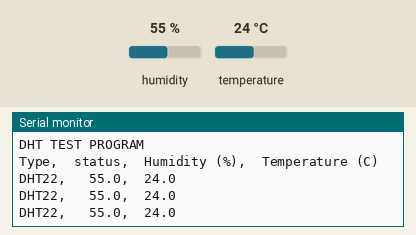
A sketch run on a simulated Arduino Uno, built with avr-gcc and run on an emulated ATmega328P. Parts: the last lines printed to the serial monitor. Inputs (shaded band) come from the test bench; at power-on: humidity 55 %, temperature 24 °C.

Above: at 2.8 s.
2.9 s: humidity set to 22 %
At 4.8 s:
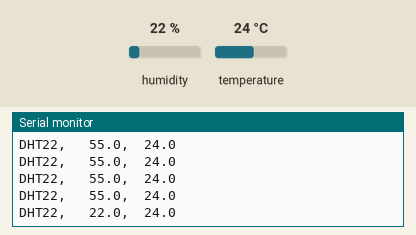
5.6 s: temperature set to 12 °C
At 6.8 s:
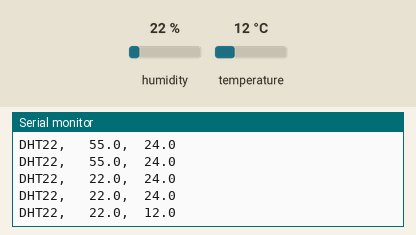
8.3 s: humidity set to 40 %
At 9.8 s:
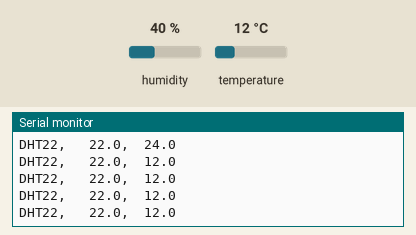
Timing chart, 0 to 11.3 s (numbered marks = the images above; inputs shaded):
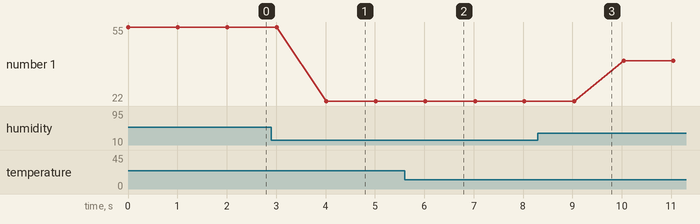

Measured:
- after the input at 2.9 s, the serial monitor: prints a new line after 1.1 s (image 1)
- after the input at 5.6 s, the serial monitor: prints a new line after 0.42 s (image 2)
- plotted number 1: 22 → 40 after the input at 8.3 s

The sketch:

ts2.ino
```cpp
#include <DHT.h>

/*******************************************************

这个程序用来测试DHT22的温湿度。

********************************************************/
#define DHT22_PIN 7
DHT dht = DHT(DHT22_PIN, DHT22);


void setup() {

  Serial.begin(115200);
  dht.begin();
  Serial.println("DHT TEST PROGRAM ");
  Serial.println();
  Serial.println("Type,\tstatus,\tHumidity (%),\tTemperature (C)");
}

void loop() {


  Serial.print("DHT22, \t");
  boolean isRead = dht.read();  //读取数据
  if(isRead) {
    Serial.print(dht.readHumidity(), 1);
    Serial.print(",\t");
    Serial.println(dht.readTemperature(), 1);
  }
  // 显示数据
  delay(1000);
}
```
